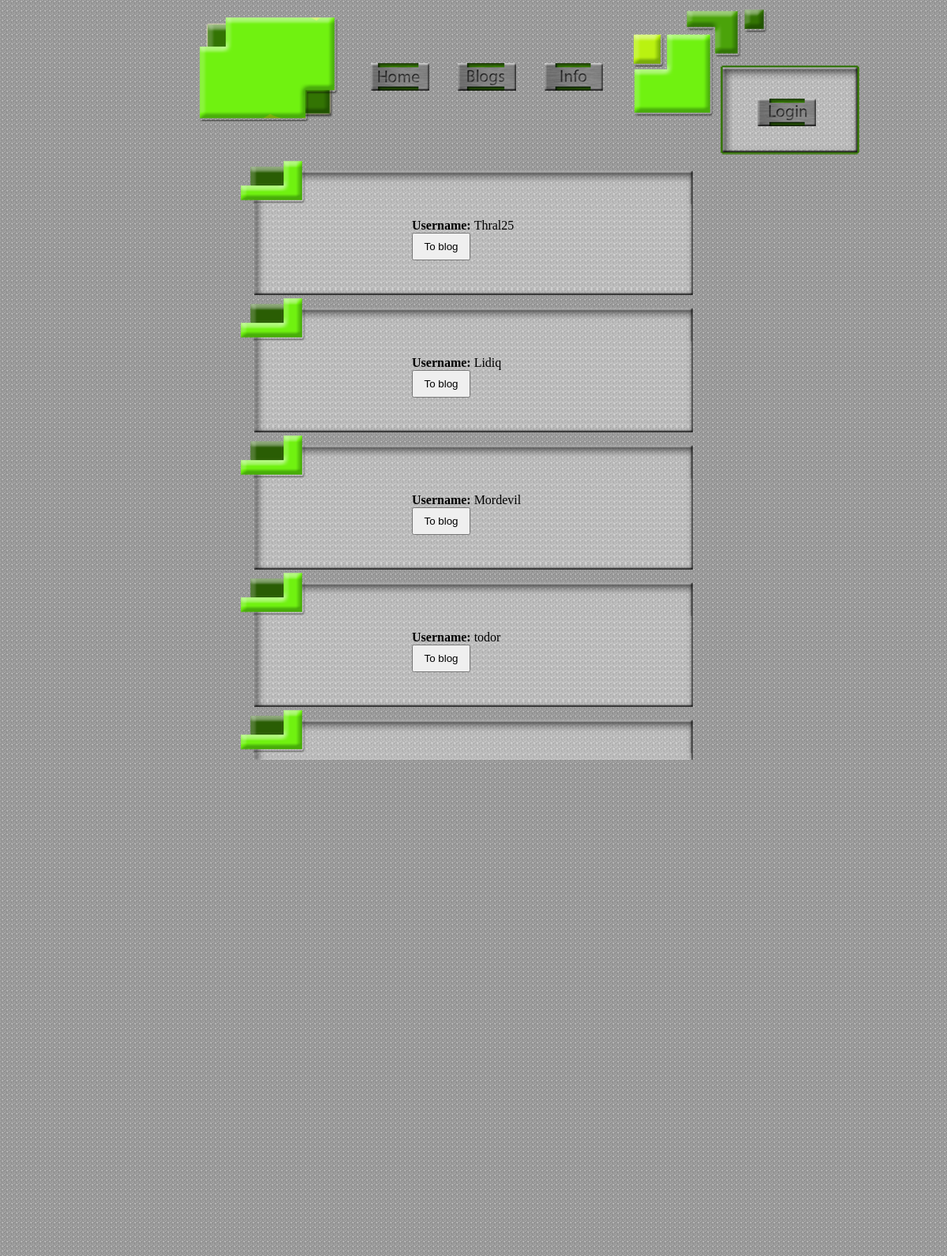
Screenshot of /blog.php with the database file from the repository.
### tables this page shows
CREATE TABLE IF NOT EXISTS `users` (
  `id` int(255) NOT NULL AUTO_INCREMENT,
  `username` varchar(20) NOT NULL,
  `email` varchar(60) NOT NULL,
  `password` varchar(60) NOT NULL,
  `theme` smallint(2) NOT NULL,
  `perm` tinyint(1) NOT NULL DEFAULT '0',
  PRIMARY KEY (`id`)
);

### blog.php (the view, shortened to what this page needs)
<!DOCTYPE html PUBLIC "-//W3C//DTD XHTML 1.0 Transitional//EN" "http://www.w3.org/TR/xhtml1/DTD/xhtml1-transitional.dtd">
<html xmlns="http://www.w3.org/1999/xhtml">
<head>
<?php
if(isset($_SESSION['theme']))
	{
	if($_SESSION['theme']=='1')
		{echo'<link rel="stylesheet" type="text/css" href="index.css" />';
		echo'<!--[if IE 6]>
<link type="text/css" rel="stylesheet" type="text/css" href="index.css" />
#repeated_back{position:absolute;}
</style>
<![endif]-->';}
	if ($_SESSION['theme']=='2')
		{echo'<link rel="stylesheet" type="text/css" href="index2.css" />';
		echo'<!--[if IE 6]>
<link type="text/css" rel="stylesheet" type="text/css" href="index2.css" />
#repeated_back{position:absolute;}
</style>
<![endif]-->';}
	if ($_SESSION['theme']=='3')
		{echo'<link rel="stylesheet" type="text/css" href="index3.css" />';
		echo'<!--[if IE 6]>
	<link type="text/css" rel="stylesheet" type="text/css" href="index3.css" />
		#repeated_back{position:absolute;}
			</style>
<![endif]-->';
		}
	}
else
	{echo'<link rel="stylesheet" type="text/css" href="index.css" />';}
?>
</head>
<body>
	<div id="center">
		<div id="logo"></div>
		<div id="head"></div>
		<div id="log">
		<?php
		if(!isset($_SESSION['username']))
			{
			echo'
			<a href="loginn.php"><div id="b_log"></div></a>';
			}
		?>
		</div>
		<a href="index.php"><div id="b_home"></div></a>
		<a href="blog.php"><div id="b_blogs"></div></a>
		<a href="info.php"><div id="b_info"></div></a>
		<div id="post_cont">
		<?php
		$query="SELECT * FROM users";
		$result=mysql_query($query);
		while($row=mysql_fetch_array($result))
			{echo'
					<div id="post">
						<div id="posthead"></div>
						<div id="postbody">
						<form name="blog-form" id="blog-form" method="post" action="personalblog.php"  style="width:200px;padding-left:190px">
						<br/><b>Username: </b>';
			echo $row['username'];
			if($_SESSION['admin']==1)
			{
			echo'		<br/>
						<button type="submit" name="id" value="'; echo $row['id']; echo'" style="width:74px; height:35px;">To blog</button>
					</form>
					<br/>';
					echo'<form name="del" id="del" method="post" action="del.php" >
					<button type="submit" name="did" value="'; echo $row['id']; echo'">Delete</button>
						</form>';
			}else
				{
				echo'		<br/>
						<button type="submit" name="id" value="'; echo $row['id']; echo'" style="width:74px; height:35px;">To blog</button>
					</form>
					<br/>
			';
				}
			echo'
						<br/>
						</div>
						<div id="postfoot"></div>
					</div>';
			}
		?>
		</div>
	</div>
</body>
</html>

### index.css (style rules this page uses)
* { margin:0; padding:0; }
#logo { position:absolute; left:-350px; top:20px; width:178px; height:134px; background-image:url('pics/logo.png'); z-index:1; }
#head { position:absolute; left:200px; top:10px; width:173px; height:139px; background-image:url('pics/head.png'); z-index:1; }
#log { position:absolute; left:310px; top:80px; padding:20px; width:142px; height:80px; background-image:url('pics/log.png'); z-index:2; }
#post_cont { position:absolute; left:-300px; top:200px; width:584px; z-index:1; }
#post { position:static; left:0px; width:584px; z-index:2; }
#posthead { position:static; left:0px; top:0px; width:584px; height:59px; background-image:url('pics/posthead.png'); z-index:3; }
#postbody { position:static; margin-left:22px; padding-left:10px; top:59px; width:546px; background-image:url('pics/postback.jpg'); background-repeat:repeat-y; z-index:3; }
#postfoot { position:static; margin-left:22px; top:0px; width:556px; height:8px; background-image:url('pics/postfoot.jpg'); z-index:3; }
#b_log { position:absolute; left:50px; top:45px; width:74px; height:35px; background-image:url('pics/b_log.jpg'); z-index:2; }
#b_home { position:absolute; left:-130px; top:80px; width:74px; height:35px; background-image:url('pics/b_home.jpg'); z-index:2; }
#b_blogs { position:absolute; left:-20px; top:80px; width:74px; height:35px; background-image:url('pics/b_blogs.jpg'); z-index:2; }
#b_info { position:absolute; left:90px; top:80px; width:74px; height:35px; background-image:url('pics/b_info.jpg'); z-index:2; }
#center { position:absolute; left:50%; top:0px; width:10px; height:10px; z-index:0; }

### rows the page displays
users: username "Thral25", $row['id'] 1 (drawn)
users: username "Lidiq", $row['id'] 2 (drawn)
users: username "Mordevil", $row['id'] 3 (drawn)
users: username "todor", $row['id'] 5 (drawn)
users: username "else", $row['id'] 6 (drawn)
users: username "Qncheto", $row['id'] 7 (drawn)
users: username "Silvy", $row['id'] 8 (drawn)
users: username "Violinka", $row['id'] 9 (drawn)
